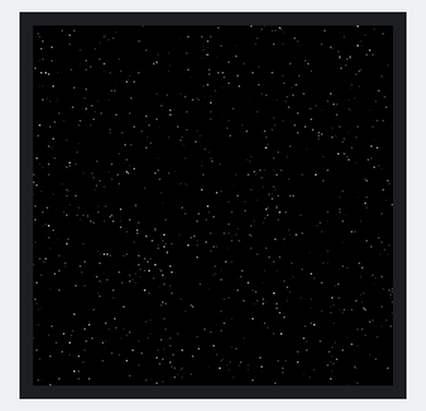
Simulated run of this program. Board: ESP32. Shown: 240×240 colour display. Random numbers use the default seed unless the program sets one.

Above: at 0.66 s.
At 5.53 s:
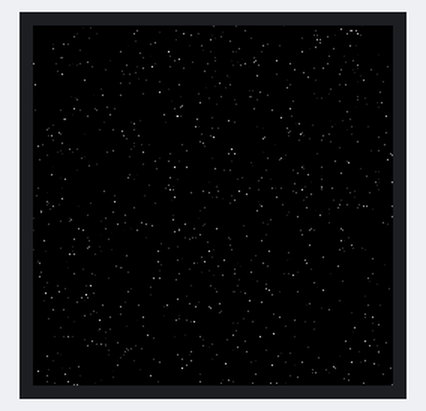
At 10.41 s:
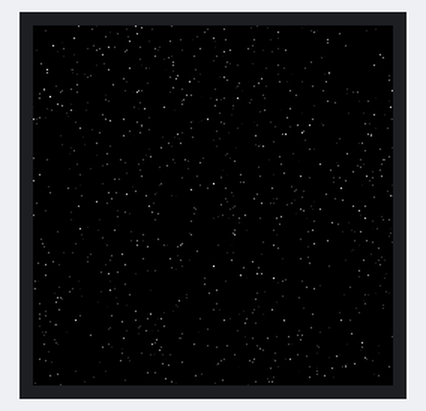
At 20.15 s:
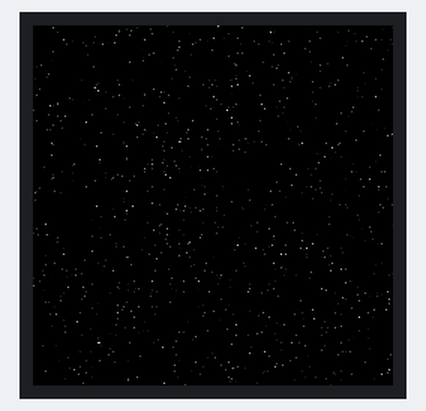
At 29.91 s:
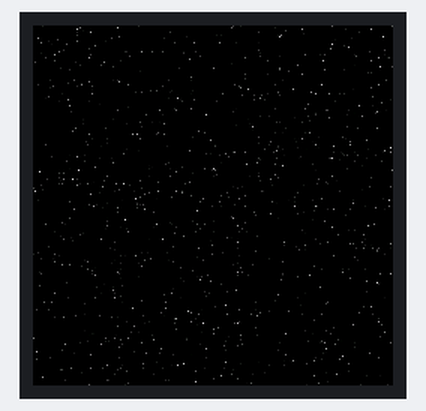
At 39.65 s:
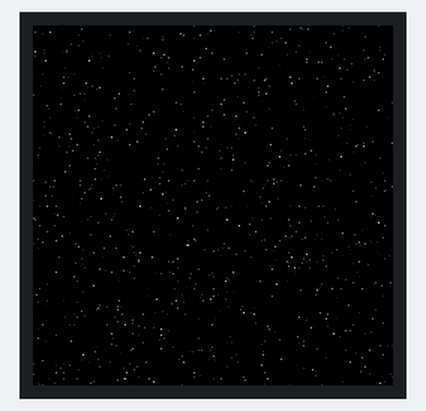

The program:

main.cpp
```cpp
#include <Arduino.h>
#include <TFT_eSPI.h>

TFT_eSPI tft = TFT_eSPI();

#define TFT_HALF_WIDTH (TFT_WIDTH >> 1)
#define TFT_HALF_HEIGHT (TFT_HEIGHT >> 1)

#define NSTARS 1024
uint8_t sx[NSTARS] = {};
uint8_t sy[NSTARS] = {};
uint8_t sz[NSTARS] = {};

uint8_t za, zb, zc, zx;

uint8_t __attribute__((always_inline)) rng() {
  zx++;
  za = (za^zc^zx);
  zb = (zb+za);
  zc = ((zc+(zb>>1))^za);
  return zc;
}

void setup() {
  za = random(256);
  zb = random(256);
  zc = random(256);
  zx = random(256);

  tft.init();
  tft.setRotation(1);
  tft.fillScreen(TFT_BLACK);
}

void loop() {
  uint8_t spawnDepthVariation = 255;

  for (int i=0; i<NSTARS; ++i) {
    if (sz[i] <= 1) {
      sx[i] = TFT_HALF_WIDTH - TFT_HALF_HEIGHT + rng();
      sy[i] = rng();
      sz[i] = spawnDepthVariation--;
    } else {
      int old_screen_x = ((int)sx[i] - TFT_HALF_WIDTH) * 256 / sz[i] + TFT_HALF_WIDTH;
      int old_screen_y = ((int)sy[i] - TFT_HALF_HEIGHT) * 256 / sz[i] + TFT_HALF_HEIGHT;
      tft.drawPixel(old_screen_x, old_screen_y, TFT_BLACK);

      sz[i] -= 2;
      if (sz[i] > 1) {
        int screen_x = ((int)sx[i] - TFT_HALF_WIDTH) * 256 / sz[i] + TFT_HALF_WIDTH;
        int screen_y = ((int)sy[i] - TFT_HALF_HEIGHT) * 256 / sz[i] + TFT_HALF_HEIGHT;

        if ((screen_x >= 0) && (screen_y >= 0) && (screen_x < TFT_WIDTH) && (screen_y < TFT_HEIGHT)) {
          int r, g, b;
          r = g = b = 255 - sz[i];
          tft.drawPixel(screen_x, screen_y, tft.color565(r, g, b));
        } else {
          sz[i] = 0;
        }
      }
    }
  }
}
```
